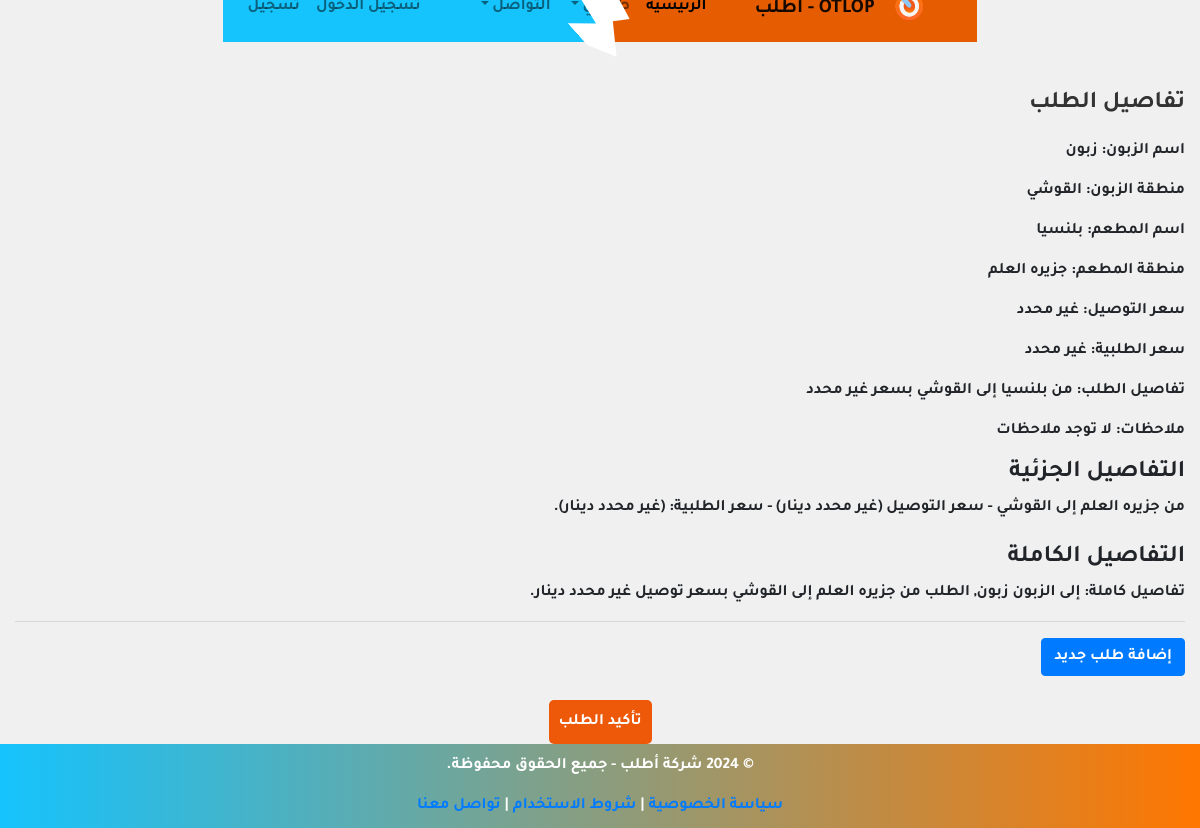
Page /order/15/ on the committed database.
### otlop/models.py (models this page shows, shortened)
class Order(models.Model):
    DELIVERY_STATUS_CHOICES = [
        ('Pending', 'Pending'),        # قيد الانتظار
        ('Delivered', 'Delivered'),    # تم التوصيل
        ('Cancelled', 'Cancelled'),    # ملغاة
    ]
    customer_name = models.CharField(max_length=100, verbose_name="اسم الزبون")
    customer_area = models.CharField(max_length=100, null=True, blank=True, verbose_name="منطقة الزبون")
    restaurant_name = models.CharField(max_length=100, null=True, blank=True, verbose_name="اسم المطعم")
    restaurant_area = models.CharField(max_length=100, null=True, blank=True, verbose_name="منطقة المطعم")
    delivery_price = models.DecimalField(
        max_digits=10,
        decimal_places=2,
        null=True,
        blank=True,
        verbose_name="سعر التوصيل"
    )
    order_price = models.DecimalField(
        max_digits=10,
        decimal_places=2,
        null=True,
        blank=True,
        verbose_name="سعر الطلب"
    )
    notes = models.TextField(null=True, blank=True, verbose_name="ملاحظات")
    order_details = models.TextField(null=True, blank=True, verbose_name="تفاصيل الطلب")
    delivery_person = models.ForeignKey(
        'DeliveryPerson',
        null=True,
        blank=True,
        on_delete=models.SET_NULL,
        verbose_name="مندوب التوصيل",
        related_name="orders"
    )
    delivery_status = models.CharField(
        max_length=20,
        choices=DELIVERY_STATUS_CHOICES,
        default='Pending',
        verbose_name="حالة الطلب"
    )
    is_paid = models.BooleanField(default=False, verbose_name="مدفوع")  # حالة الدفع
    created_at = models.DateTimeField(auto_now_add=True, verbose_name="تاريخ الإضافة")
    updated_at = models.DateTimeField(auto_now=True, verbose_name="تاريخ التحديث")
    class Meta:
        verbose_name = "طلب"
        verbose_name_plural = "الطلبات"
        ordering = ['-created_at']  # عرض الطلبات بترتيب زمني تنازلي

### otlop/views.py (the view)
# urls.py: path('order/<int:order_id>/', views.order_details, name='order_details'),  # تفاصيل الطلب
def order_details(request, order_id):
    order = get_object_or_404(Order, id=order_id)
    context = {
        'order': order,
        'partial_details': f"من {order.restaurant_area} إلى {order.customer_area} - سعر التوصيل ({order.delivery_price or 'غير محدد'} دينار) - سعر الطلبية: ({order.order_price or 'غير محدد'} دينار).",
        'full_details': f"تفاصيل كاملة: إلى الزبون {order.customer_name}, الطلب من {order.restaurant_area} إلى {order.customer_area} بسعر توصيل {order.delivery_price or 'غير محدد'} دينار."
    }
    return render(request, 'otlop/order_details.html', context)

### otlop/templates/otlop/order_details.html (shortened to what this page needs)
{% extends 'otlop/base.html' %}
{% block content %}
<div class="container mt-5">
    <h2>تفاصيل الطلب</h2>
    <p>اسم الزبون: {{ order.customer_name |default:"غير محدد" }}</p>
    <p>منطقة الزبون: {{ order.customer_area |default:"غير محدد" }}</p>
    <p>اسم المطعم: {{ order.restaurant_name |default:"غير محدد" }}</p>
    <p>منطقة المطعم: {{ order.restaurant_area }}</p>
    <p>سعر التوصيل: {{ order.delivery_price|default:"غير محدد" }}</p>
    <p>سعر الطلبية: {{ order.order_price|default:"غير محدد" }}</p>
    <p>تفاصيل الطلب: {{ order.order_details|default:"غير محدد" }}</p>
    <p>ملاحظات: {{ order.notes|default:"لا توجد ملاحظات" }}</p>
    <div class="mb-4">
        <h4>التفاصيل الجزئية</h4>
        <p>{{ partial_details }}</p>
    </div>
    <div>
        <h4>التفاصيل الكاملة</h4>
        <p>{{ full_details }}</p>
    </div>
    <hr>
    <a href="{% url 'new_order' %}" class="btn btn-primary">إضافة طلب جديد</a>
</div>
    <form method="post">
        <div class="text-center mt-4">
            <button type="submit" class="btn btn-success">تأكيد الطلب</button>
        </div>
    </form>
{% endblock %}

### otlop/static/otlop/css/main.css (style rules this page uses)
html, body { margin: 0; padding: 0; height: 100%; display: flex; flex-direction: column; }
body { display: flex; flex-direction: column; justify-content: space-between; }
html, body { direction: rtl; text-align: right; }
body { font-family: 'Tajawal', sans-serif; }
.btn-primary { background-color: #007bff; border-color: #007bff; color: #fff; }
.container { max-width: 1200px; margin: 0 auto; }
body { margin: 0; display: flex; flex-direction: column; min-height: 100vh; }
body { margin: 0; padding: 0; height: 100%; display: flex; justify-content: center; align-items: center; font-family: 'Tajawal', sans-serif; background-color: #f0f0f0; }
h2 { margin-bottom: 20px; font-size: 24px; color: #333; }
button.btn { width: 100%; padding: 10px; font-size: 16px; background-color: #ed5809; color: white; border: none; border-radius: 5px; cursor: pointer; }

### rows in the picture
Order: customer_name "زبون", customer_area "القوشي", restaurant_name "بلنسيا", restaurant_area "جزيره العلم", delivery_price "غير محدد", order_price "غير محدد", order_details "من بلنسيا إلى القوشي بسعر غير محدد", notes "لا توجد ملاحظات"

### other values in the picture
{{ partial_details }} "من جزيره العلم إلى القوشي - سعر التوصيل (غير محدد دينار) - سعر الطلبية: (غير محدد دينار)."
{{ full_details }} "تفاصيل كاملة: إلى الزبون زبون, الطلب من جزيره العلم إلى القوشي بسعر توصيل غير محدد دينار."
